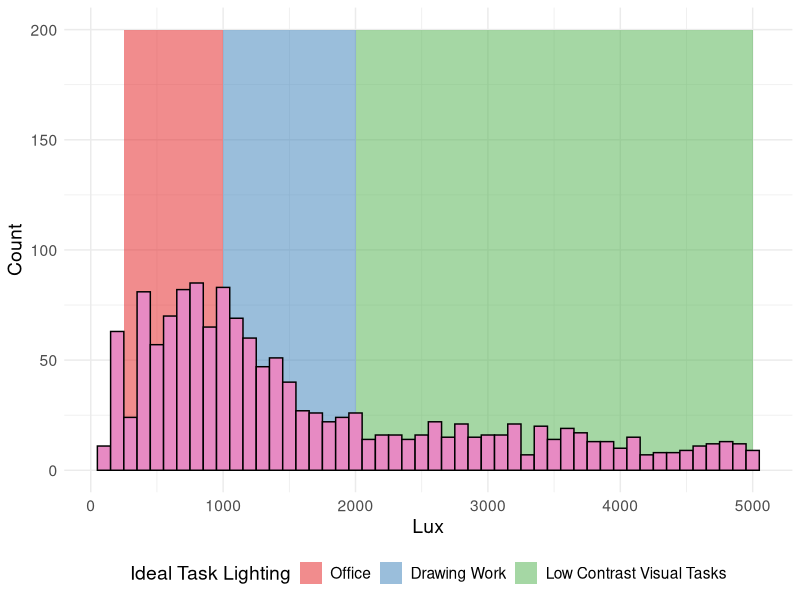

This chart was generated by the following R code:
#install.packages("readxl")

library(dplyr)
library(ggplot2)
library(RColorBrewer)
library(readxl)

data <- read_excel("conf_Pos1.xlsx", sheet = "Pos1_12_louver_hor_20_30") # Pos1_12_facade1_60 #Pos1_12_fin_10_75_5_30 #Pos1_12_facade1_90
data$lux <- data$CellData * 122000.0

daylight <- subset(data, lux >= 100 & lux <= 5000)

glare <- subset(data, lux >= 5000.0 & lux <= 60000)
glare_above_60000 <- subset(data, lux > 60000)

# https://www.engineeringtoolbox.com/light-level-rooms-d_708.html
light_indicators <- data.frame("Task" = c("Office", "Drawing Work", "Low Contrast Visual Tasks"),
                               "LuxLowerLimit" = c(250.0, 1000.0, 2000.0),
                               "LuxUpperLimit" = c(1000.0, 2000.0, 5000.0))

color_louver <- "#e78ac3"
color_kinetic <- "#8da0cb"
color_fritt <- "#fc8d62"
color_fin <-  "#66c2a5"

#toString(nrow(glare_above_60000))
lux_p <- ggplot(daylight, aes(x=lux)) +
  ## Zones
  #geom_vline(data=light_indicators, aes(xintercept=LuxLowerLimit, color=Task)) + 
  geom_rect(inherit.aes = FALSE, data=light_indicators, aes(xmin=LuxLowerLimit, xmax=LuxUpperLimit, fill=Task), ymin=0, ymax=200, alpha=0.5) +
  ## Histogram
  geom_histogram(binwidth=100, color="black", fill=color_louver) +
  ## Labels
  #geom_label(data=NULL, position = "identity", x=3500, y=50, label=38) +
  ## Aesthetics
  theme_minimal() + 
  scale_fill_brewer(palette="Set1", limits = c("Office", "Drawing Work", "Low Contrast Visual Tasks")) +
  ylim(0, 200) +
  labs(#title="Daylighting",
       #subtitle="Conference Room - 12 P.M. - Back Wall Window",
       x="Lux",
       y="Count",
       fill="Ideal Task Lighting") +
  theme(text=element_text(size=14, family="sans"),
        legend.position="bottom")
print(lux_p)